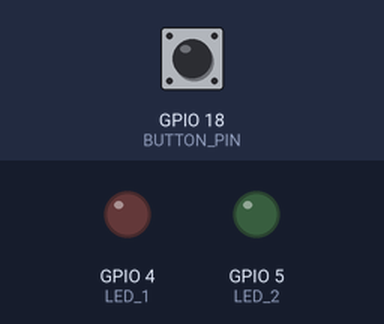
The program below on a simulated ESP32. Shown: output pins drawn as LEDs (lit = HIGH). The test bench sets the inputs (shaded band); at power-on: GPIO 18 (BUTTON_PIN) HIGH.

Above: at 1.2 s.
1.3 s: GPIO 18 (BUTTON_PIN) pulled LOW for 0.15 s
At 2.5 s:
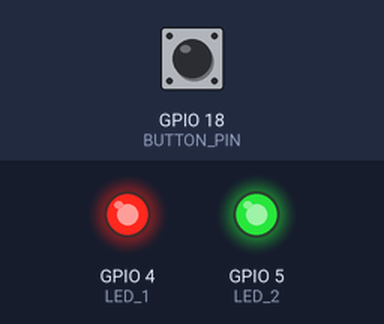
2.9 s: GPIO 18 (BUTTON_PIN) pulled LOW for 1 s
At 4.0 s:
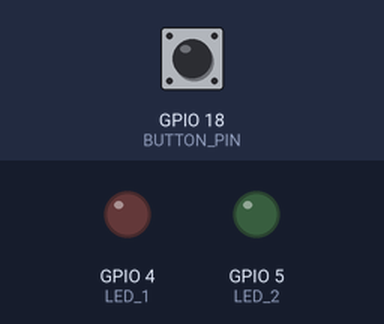
5.4 s: GPIO 18 (BUTTON_PIN) pulled LOW for 3.2 s
At 5.9 s:
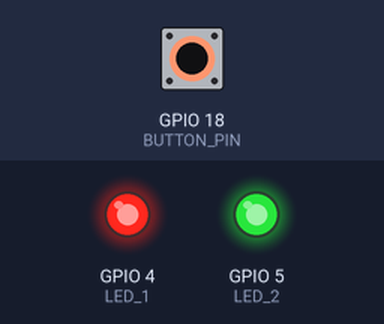
Timing chart, 0 to 8.4 s (numbered marks = the images above; inputs shaded):
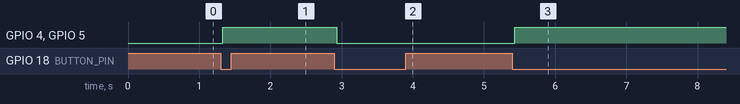

Measured:
- after the input at 1.3 s, GPIO 4 (LED_1), GPIO 5 (LED_2): LOW → HIGH at once
- after the input at 2.9 s, GPIO 4 (LED_1), GPIO 5 (LED_2): HIGH → LOW at once
- after the input at 5.4 s, GPIO 4 (LED_1), GPIO 5 (LED_2): LOW → HIGH at once

The program:

main.cpp
```cpp
#include <Arduino.h>

constexpr uint8_t BUTTON_PIN = 18;
constexpr uint8_t LED_1 = 4;
constexpr uint8_t LED_2 = 5;
constexpr uint32_t DEBOUNCE_MS = 30;

bool ledState2 = false;
int lastReading = HIGH;
int stableButton = HIGH;
uint32_t lastButtonChange = 0;

void updateButton(uint32_t now)
{
    const int reading = digitalRead(BUTTON_PIN);
    if (reading != lastReading)
    {
        lastReading = reading;
        lastButtonChange = now;
    }
    // Chi dao LED khi nhan xuong on dinh, khong lap lai khi giu nut.
    if (now - lastButtonChange >= DEBOUNCE_MS && reading != stableButton)
    {
        stableButton = reading;
        if (stableButton == LOW)
        {
            ledState2 = !ledState2;
            digitalWrite(LED_1, ledState2);
            digitalWrite(LED_2, ledState2);
        }
    }
}

void setup()
{
    Serial.begin(115200);
    pinMode(LED_1, OUTPUT);
    pinMode(LED_2, OUTPUT);
    digitalWrite(LED_1, LOW);
    digitalWrite(LED_2, LOW);
    pinMode(BUTTON_PIN, INPUT_PULLUP);
}

void loop()
{
    updateButton(millis());
}
```
